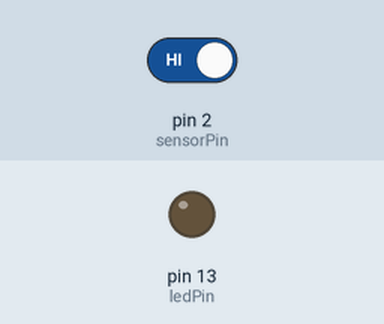
A sketch run on a simulated Arduino Uno, built with avr-gcc and run on an emulated ATmega328P. Shown: output pins drawn as LEDs (lit = HIGH). The inputs (shaded band) are chosen by the test bench; at power-on: pin 2 (sensorPin) HIGH.

Above: at 1.2 s.
1.3 s: pin 2 (sensorPin) driven LOW
At 2.1 s:
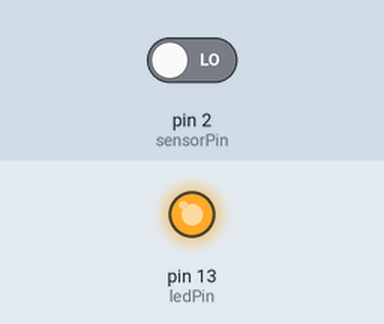
2.8 s: pin 2 (sensorPin) driven HIGH
At 3.3 s:
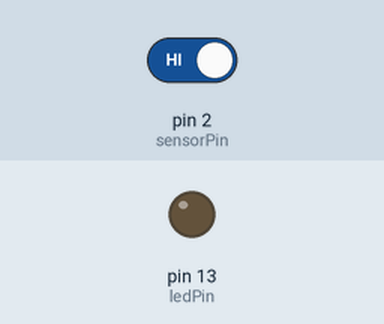
Timing chart, 0 to 5.8 s (numbered marks = the images above; inputs shaded):
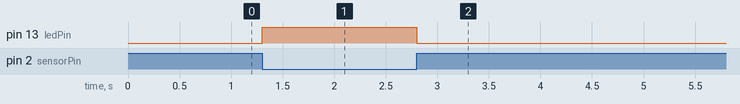

The sketch:

Kippschalter.ino
```cpp
int ledPin = 13;
int sensorPin = 2;

void setup() {
  pinMode(ledPin, OUTPUT);
  pinMode(sensorPin, INPUT_PULLUP);
}

void loop() {
  int wert = digitalRead(sensorPin);

  // An (Kugel hat Kontakt)
  if (wert == LOW) {
    digitalWrite(ledPin, HIGH);
  }

  // Aus (Kugel hat kein Kotakt)
  else {
    digitalWrite(ledPin, LOW);
  }
}
```

Measured:
- after the input at 1.3 s, pin 13 (ledPin): LOW → HIGH at once
- after the input at 2.8 s, pin 13 (ledPin): HIGH → LOW at once
